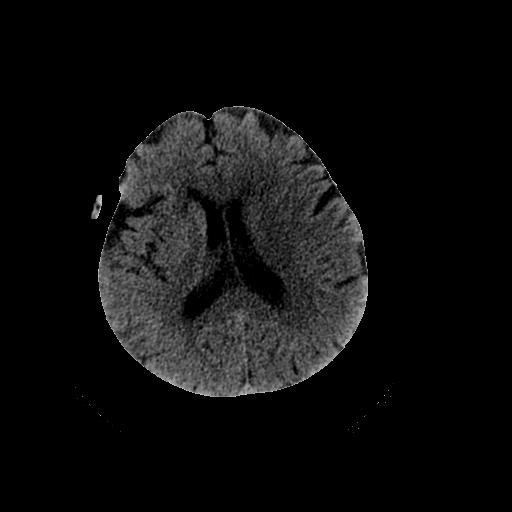
#> input picture temp.jpg, 512 x 512 px
$ python kmeans.py
#> lines starting #> are read from the running program, lines starting #| are printed output that depends on the picture
import cv2
import numpy as np
import matplotlib.pyplot as plt

img = cv2.imread('temp.jpg',0)#image read be 'gray'
#> img is the input picture: shape (512, 512); min 0, max 243, mean 14.2
plt.subplot(121),plt.imshow(img,'gray'),plt.title('original')
plt.xticks([]),plt.yticks([])

#change img(2D) to 1D
img1 = img.reshape((img.shape[0]*img.shape[1],1))
img1 = np.float32(img1)

#define criteria = (type,max_iter,epsilon)
criteria = (cv2.TERM_CRITERIA_EPS + cv2.TERM_CRITERIA_MAX_ITER,10,1.0)

#set flags: hou to choose the initial center
#---cv2.KMEANS_PP_CENTERS ; cv2.KMEANS_RANDOM_CENTERS
flags = cv2.KMEANS_RANDOM_CENTERS
# apply kmenas
compactness,labels,centers = cv2.kmeans(img1,4,None,criteria,10,flags)
#> compactness = 9115711.7; centers = [114.1, 0.346, 76.08, 44.38]

img2 = labels.reshape((img.shape[0],img.shape[1]))
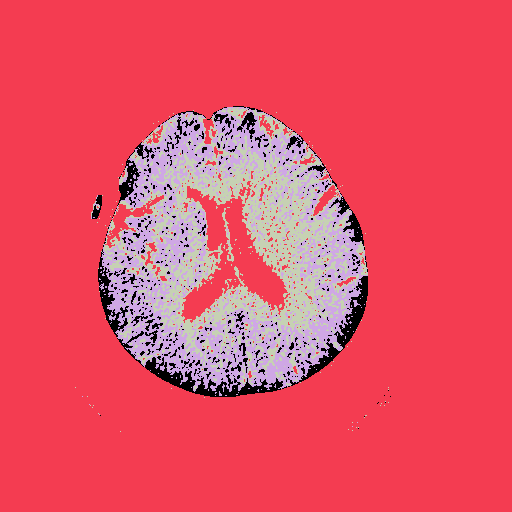
#> img2: shape (512, 512) int32; 4 distinct labels, from 0 to 3; one colour per label, 0 black
plt.subplot(122),plt.imshow(img2,'gray'),plt.title('kmeans')
plt.xticks([]),plt.yticks([])
plt.show()
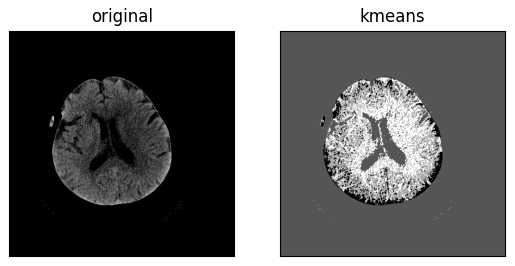
#> figure drawn by matplotlib, 2 panels

$ run again, with aaa.jpg copied over temp.jpg
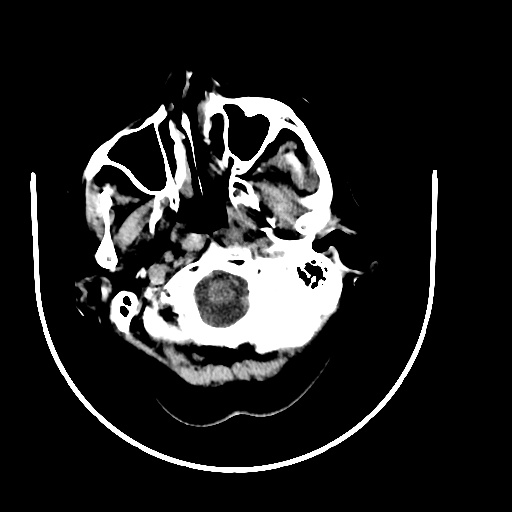
#> input picture aaa.jpg, 512 x 512 px
#> img is the input picture: shape (512, 512); min 0, max 255, mean 34.6
#> compactness = 12682593.8; centers = [253.1, 162.1, 83.68, 0.43]
#> `img2 = labels.reshape((img.shape[0],img.shape[1]))`:
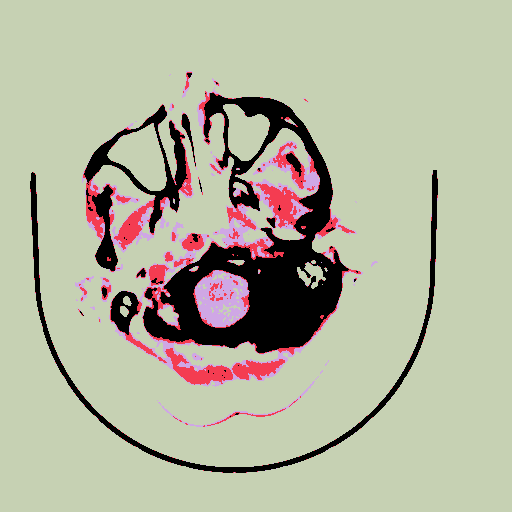
#> img2: shape (512, 512) int32; 4 distinct labels, from 0 to 3; one colour per label, 0 black
#> `plt.show()`:
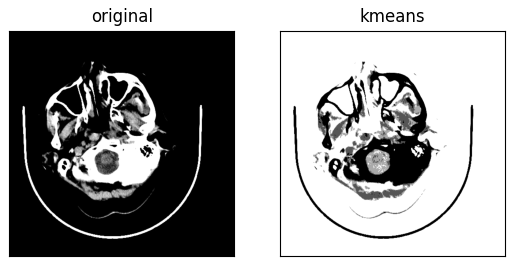
#> figure drawn by matplotlib, 2 panels
